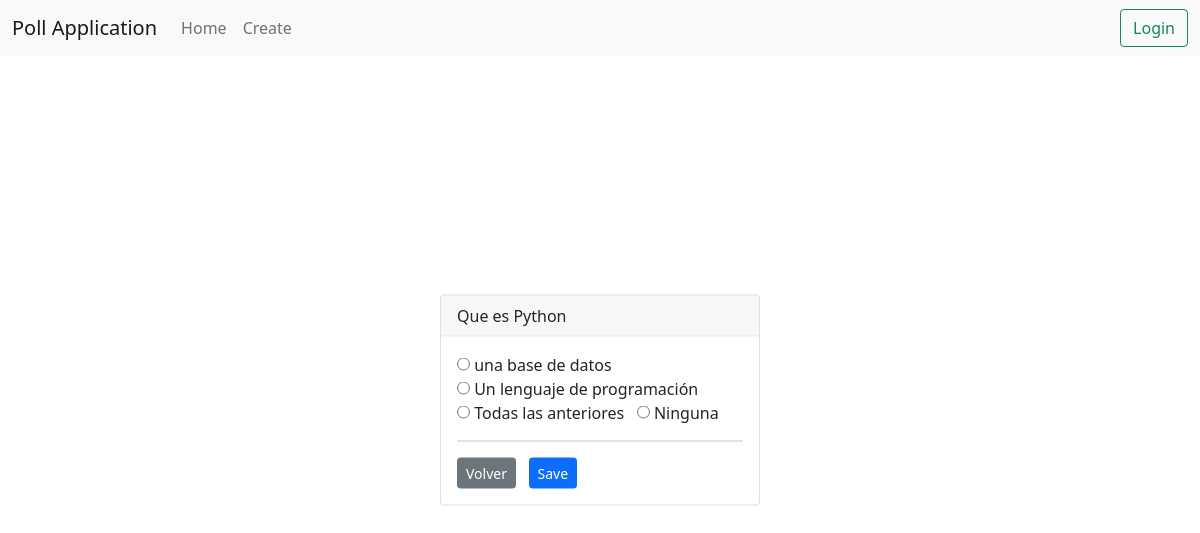
/vote/34/, run on the app's committed database.
### pollsapp/models.py (models this page shows, shortened)
class Poll(models.Model):
    question = models.TextField()
    option_one = models.CharField(max_length=30)
    option_two = models.CharField(max_length=30)
    option_three = models.CharField(max_length=30)
    option_four = models.CharField(max_length=30)
    option_one_count = models.IntegerField(default=0)
    option_two_count = models.IntegerField(default=0)
    option_three_count = models.IntegerField(default=0)
    option_four_count = models.IntegerField(default=0)

### pollsapp/views.py (the view, shortened to what this page needs)
# urls.py: path('vote/<poll_id>/', poll_views.vote, name='vote'),
def vote(request, poll_id):
    poll = Poll.objects.get(pk=poll_id)
    context = {
        'poll' : poll
    }
    return render(request, 'poll/vote.html', context)

### pollsapp/templates/poll/vote.html (shortened to what this page needs)
{% extends "poll/base.html" %}
{% block main %}
<div class="card  position-absolute top-50 start-50 translate-middle" style="width: 20rem;">
    <div class="card-header card-title">
        {{ poll.question }}
    </div>
    <div class="card-body">
        <form method="POST">
            <div class="form-group">
                <div class="radio">
                    <label>
                        <input type="radio" name="poll" value="option1">
                        {{ poll.option_one }}
                    </label> &nbsp;
                    <label>
                        <input type="radio" name="poll" value="option2">
                        {{ poll.option_two }}
                    </label> &nbsp;
                    <label>
                        <input type="radio" name="poll" value="option3">
                        {{ poll.option_three }}
                    </label> &nbsp;
                    <label>
                        <input type="radio" name="poll" value="option4">
                        {{ poll.option_four }}
                    </label> &nbsp;
                </div>
            </div>
            <hr/>
            <a href="{% url 'home'  %}" class="btn btn-secondary btn-sm">Volver</a> &nbsp;
            <button type="submit" class="btn btn-primary btn-sm">Save</button>
        </form>
    </div>
</div>
{% endblock %}

### data on the page
Poll: question "Que es Python", option_one "una base de datos", option_two "Un lenguaje de programación", option_three "Todas las anteriores", option_four "Ninguna"
